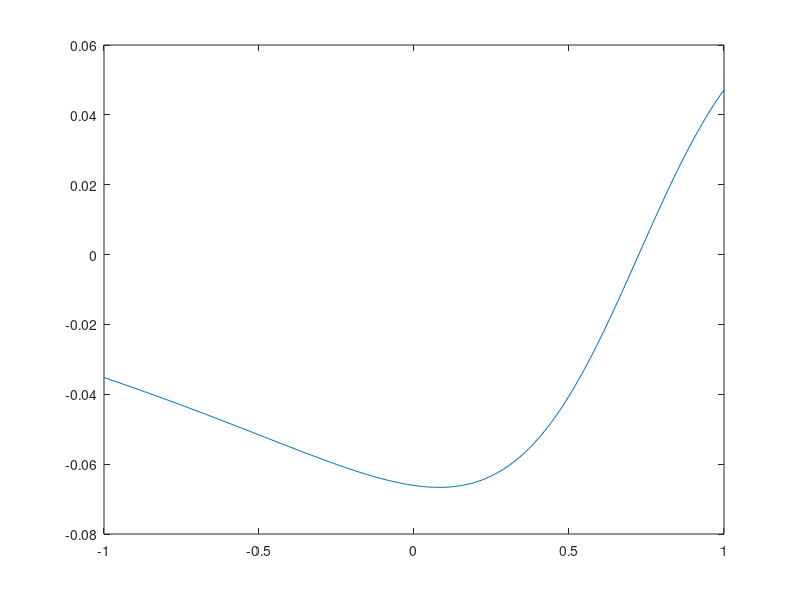
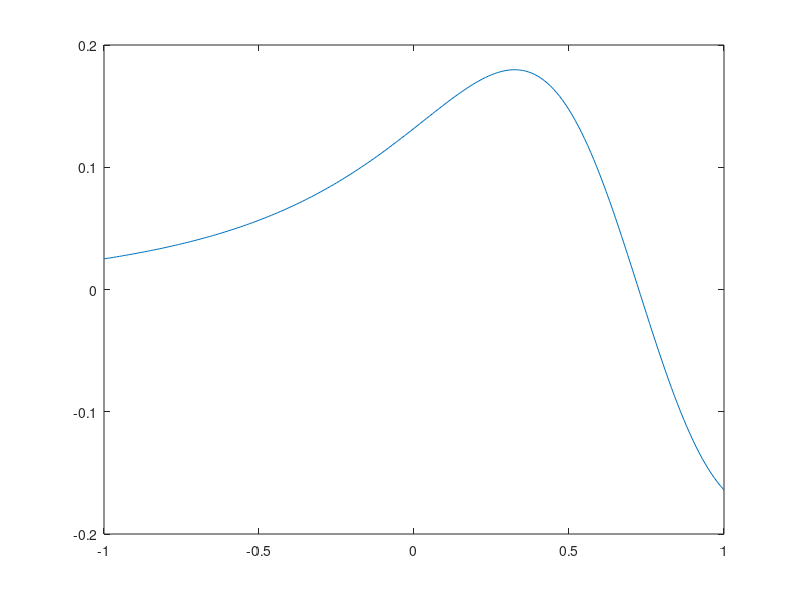

Recreate these plots in MATLAB, in order.
clc;
clear all;
close all;

x = -1:0.01:1
r = 0.5;
x1 = 0.7;
x2 = 0.75;
y1 = log(1+r.^2 -2*r*cos(x-x1)) - log(1+r.^2 -2*r*cos(x-x2));
y2 = 1./(1+r.^2 -2*r*cos(x-x1)) - 1./(1+r.^2 -2*r*cos(x-x2));

figure(1)
plot(x,y1);

figure(2)
plot(x,y2);